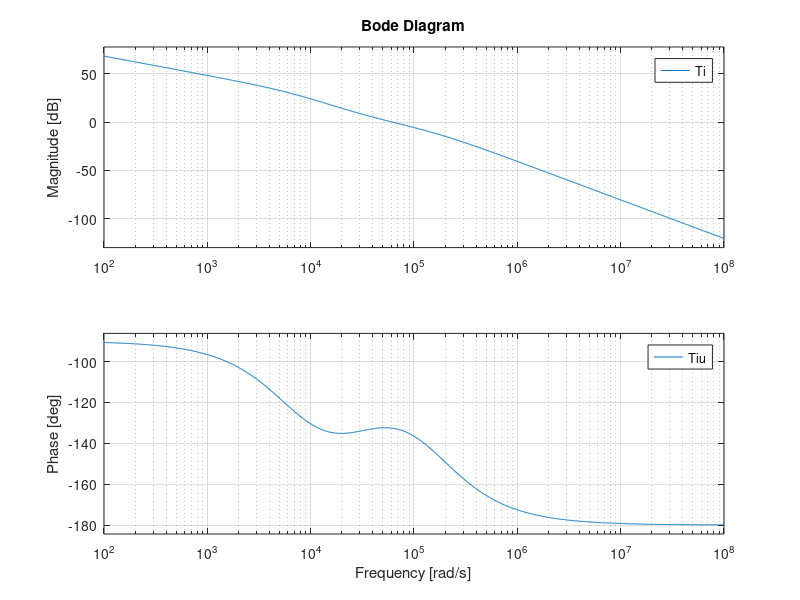
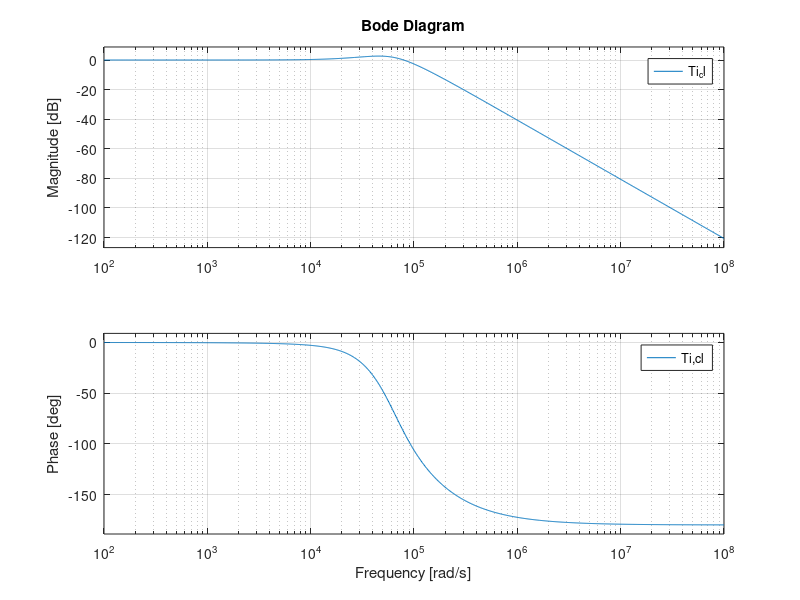
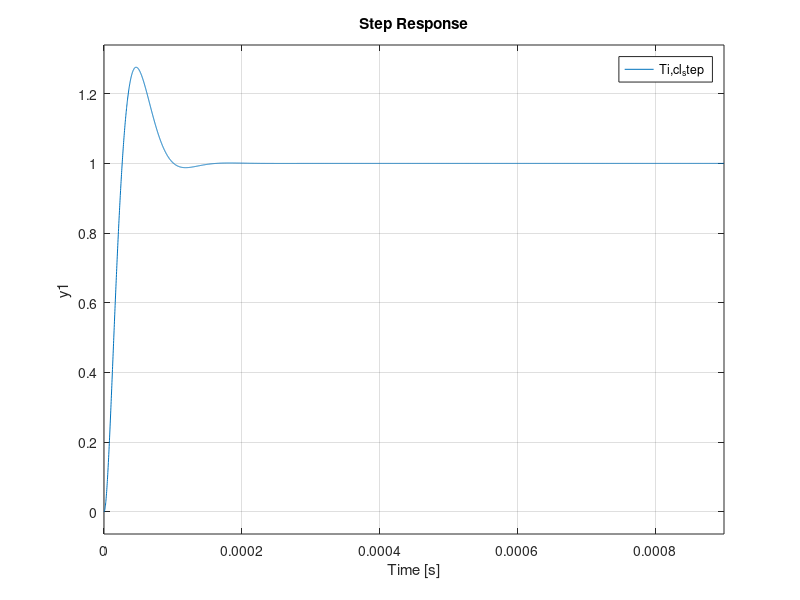
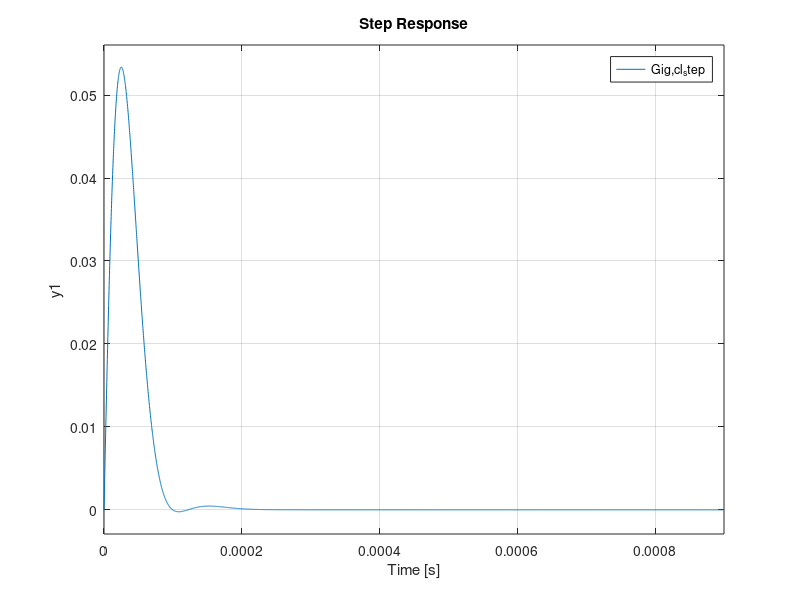

The MATLAB script that drew these images, in order:
%% Converter ratings
Vg=5;               % Input voltage
V=1.2;              % Output voltage


%I=0.1e-3;          % 100uA load (worst case)
%I=10e-3;           % 10mA load
%I=500e-3;          % 0.5A load
%I=1.5;             % 1.5A load
I=3.3;             % 3.3A load (rated condition)
%I=4;               % 4A load

fsw=50e3            % Switching frequency
Tsw=1/fsw           % Switching period

%Inductor
L=68e-6             % Inductance
RL=30e-3            % Internal resistance

%Capacitor
C=68e-6             % Capacitance
Resr=9e-3           % ESR value

%Load
R=V/I               % Load resistance


%Mosfet
Rdson=7.6e-3        % On-state resistance
Vf=0.78             % Anti-paralel diode forward voltage

%% DC analysis
%Duty cycle value
Duty=(V/Vg)*(1+((RL+Rdson)/R))      % Duty cycle value

%Efficiency
n=1/(1+((RL+Rdson)/R))              % Efficiency value

%Inductor ripple current
I_ripple=(((Rdson+RL)*I+V)*(1-Duty)*Tsw)/(2*L)

%Output voltage ripple (effect of "Resr" is neglected)
V_ripple=(I_ripple*Tsw)/(8*C)

%% Small signal AC analysis
s=tf('s')

Re=RL+Rdson

%Gvd
Gvd=((Vg*R)/(Re+R))*((1+s*C*Resr)/(((L*C*(R+Resr))/(Re+R))*s^2+((R*Re*C+Resr*Re*C+Resr*R*C+L)/(Re+R))*s+1))

%Gvi
Gvi=(R*(1+s*C*Resr))/(1+s*C*(R+Resr))

%Gid
Gid=Gvd/Gvi

%Gvg
Gvg=((Duty*R)/(Re+R))*((1+s*C*Resr)/(((L*C*(R+Resr))/(Re+R))*s^2+((R*Re*C+Resr*Re*C+Resr*R*C+L)/(Re+R))*s+1))

%Gig
Gig=Gvg/Gvi

%Zout
Zout=(-(R*Re)/(Re+R))*(1+s*(L/Re))*((1+s*C*Resr)/(((L*C*(R+Resr))/(Re+R))*s^2+((R*Re*C+Resr*Re*C+Resr*R*C+L)/(Re+R))*s+1))

%Giz
Giz=(R/(Re+R))*((1+s*C*Resr)/(((L*C*(R+Resr))/(Re+R))*s^2+((R*Re*C+Resr*Re*C+Resr*R*C+L)/(Re+R))*s+1))

%Gvi_load
Gvi_load=-(Re+s*L)

%% Compensator design
%Parameters for controller design
Vm=5;      % Peak of PWM generator
Rf=0.3;    % current sensing resistor
H=0.5;     % voltage sensor gain


%%% Current loop
figure(1)
Tiu=Rf*(1/Vm)*Gid
bode(Tiu)

Gci=(13.4*(1+(2*pi*4224)/s))/(1+s/(2*pi*25000))      % cut-off freq: 5kHz, PM:53
Ti=Tiu*Gci
bode(Ti)
legend('Tiu','Ti')

%closed-loop bode plots
figure(2)
Ti_cl=Ti/(1+Ti)
bode(Ti_cl)
legend('Ti,cl')

%closed-loop step responses
figure(3)
step(Ti_cl)
legend('Ti,cl_step')

figure(4)
Gig_cl=Gig/(1+Ti)
step(Gig_cl)
legend('Gig,cl_step')

figure(5)
Giz_cl=Giz/(1+Ti)
step(Giz_cl)
legend('Giz,cl_step')


%%% Voltage loop
figure(6)
Tvu=(1/Rf)*Gvi*H
bode(Tvu)
hold on

Gcv=(0.5465*(1+(2*pi*306)/s))/(1+s/(2*pi*5000))   %fcv=500Hz, PM:76
Tv=Tvu*Gcv
bode(Tv)
legend('Tvu','Tv')


%Closed loop bode plots
figure(7)
Tc_cl=Tv/(1+Tv)
bode(Tv/(1+Tv))
legend('Tv,cl')

%Closed loop step responses
figure(8)
step(Tv/(1+Tv))
legend('Tv,cl_step')

figure(9)
step((Gig*Gvi)/((1+Ti)*(1+Tv)))
legend('Gvg,cl_step')

figure(10)
step((Giz*Gvi)/(1+Tv))
legend('Zout,cl_step')


%Compensator parameters
Rc1=1e3;
Rc2=13.3404e3;
Cc2=2.8e-9;
Cc3=470e-12;

Ra=2e3;
Rb=2e3;
Rv2=546;
Cv2=0.94e-6;
Cv3=0.056e-6;

